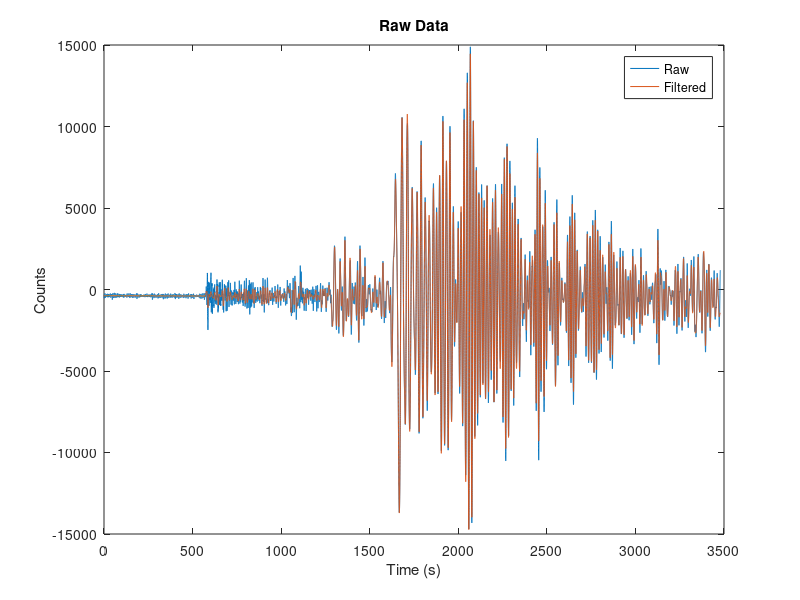

The MATLAB source for this figure: (Note: this script raises an error after producing the figure.)
%{
    Matlab Practical 6 by Zach Vig
%}

clearvars; clear;

%q1.1
d = importdata("ANMO_z.txt");
t = d(:,1);
c = d(:,2);
figure(1);
plot(t,c,'DisplayName','Raw'); title("Raw Data"); xlabel("Time (s)"); ylabel("Counts");
% xline([200,400,580,700,1300,1450,1640,2400]);
% xlim([580,700]);

%q1.2
%a. There is just some background noise. There is not any signal here, but it has a frequency of roughly 6 seconds. This could be due to waves hitting the shore on the continent.

%b. This is the onset in some low amplitude signal and that lasts until 1300 seconds.It has roughly the same frequency as part a.

%c. Here the signal increases in amplitude slightly, but this is pretty short lived and only occurs in this time interval.

%d. In this interval, the signal is the highest amplitude. It peaks in the center of the time interval after growing and before fading back to roughly the signal amplitude seen in part c.

%q1.3
%There is one sample taken every 0.05 seconds, so the sampling frequency is 20 Hz, so the nyquist frequency is 10 Hz.

%q1.4
[b,a] = butter(4,0.01,'low');
% fvtool(b,a);

%q1.5
figure(1); hold on;
c_filt = filtfilt(b,a,c);
plot(t,c_filt,'DisplayName','Filtered');
legend();
hold off;


%q2.1
f = linspace(0,0.1,1000);
figure(2);
spectrogram(c,2048,1024,f,20,'yaxis'); title('Raw Spectrogram');

%q2.2
c_dtr = detrend(c_filt);
figure(3); hold on;
plot(t,c_filt,'DisplayName','Raw');title('Part 2 Signal');xlabel('Time (s)'); ylabel('Counts');
plot(t,c_dtr,'DisplayName','Detrended');
legend();
hold off;
figure(4);
spectrogram(c_dtr,2048,1024,f,20,'yaxis');
%{
    Our signal was shifted up so that it is centered around zero and it is completly flat except for the amplitude of the signal. The spectrogram no longer has a frequency offset in the beginning. Otherwise, the shapes are the same.
%}

%q2.3
%{
    There is a low frequency signal early on in the spectrogtram, from roughly 0-10 minutes. This feature abprutly changes at ~10 minutes to include moderate amplitude signals of higher freqeuncies. Then, at ~28 minutes, a large amplitude signal is seen that curves to later times at higher frequencies. This feature starts with low frequencies from ~10-30 Hz and ends with higherfrequencies from ~40-60 Hz. This is the result of lower frequency waves arriving before higher freqeuncy waves.
%}

%q2.4
%{
    Yes, the speed of Rayleigh Wave propagation is directly related to their period. That is, low frequency, long period waves are faster and thus arrive before high frequency, short period waves, which are slower. Small period = small speed.
%}

%q2.5
%{
    Depths of maximum sensitivity = 1/3 * wavelength = 1/3 *velocity*period
    3.9*100/3 = 130km
    3.9*80/3 = 104km
    3.9*60/3 = 78km
    3.9*50/3 = 65km
    3.9*40/3 = 52km
    3.9*30/3 = 39km
    3.9*20/3 = 26km
%}

%q2.6
%{
    Since the fastest waves are the ones with low frequencies (i.e. long periods and the ones that "feel" deep in the Earth), I can infer that Vs increases with depth, since Vs and propagation velocity are directly related. In other words, the waves that feel the deepest move the fastest because Vs is higher at depth. 
%}

%q2.7
[b1,a1] = butter(4,0.001,'low');
[b2,a2] = butter(4,0.003,'low');
[b3,a3] = butter(4,0.005,'low');
[b4,a4] = butter(4,0.01,'low');

cfilt_1 = detrend(filtfilt(b1,a1,c));
cfilt_2 = detrend(filtfilt(b2,a2,c));
cfilt_3 = detrend(filtfilt(b3,a3,c));
cfilt_4 = detrend(filtfilt(b4,a4,c));

figure(5); hold on;
subplot(2,2,1);spectrogram(cfilt_1,2048,1024,f,20,'yaxis');title("N=4, Wn=0.001")
subplot(2,2,2);spectrogram(cfilt_2,2048,1024,f,20,'yaxis');title("N=4, Wn=0.003")
subplot(2,2,3);spectrogram(cfilt_3,2048,1024,f,20,'yaxis');title("N=4, Wn=0.005")
subplot(2,2,4);spectrogram(cfilt_4,2048,1024,f,20,'yaxis');title("N=4, Wn=0.1")
hold off;

%{
    Changing Wn, the cutoff frequency for the lowpass filter, affects which frequencies can be seen in the spectrogram. At very low Wn, most of the frequencies in the spectrogram are very low power, but at higher Wn, all the frequencies that are in the signal can be seen at their true power, since they are not being filtered out by the lowpass filter. For example, when Wn = 0.0001, only frequencies below 0.001*20Hz ~ 10mHz could be seen, but at Wn = 0.1*20Hz ~ 200mHz, all of the frequencies in the signal could be seen.
%}